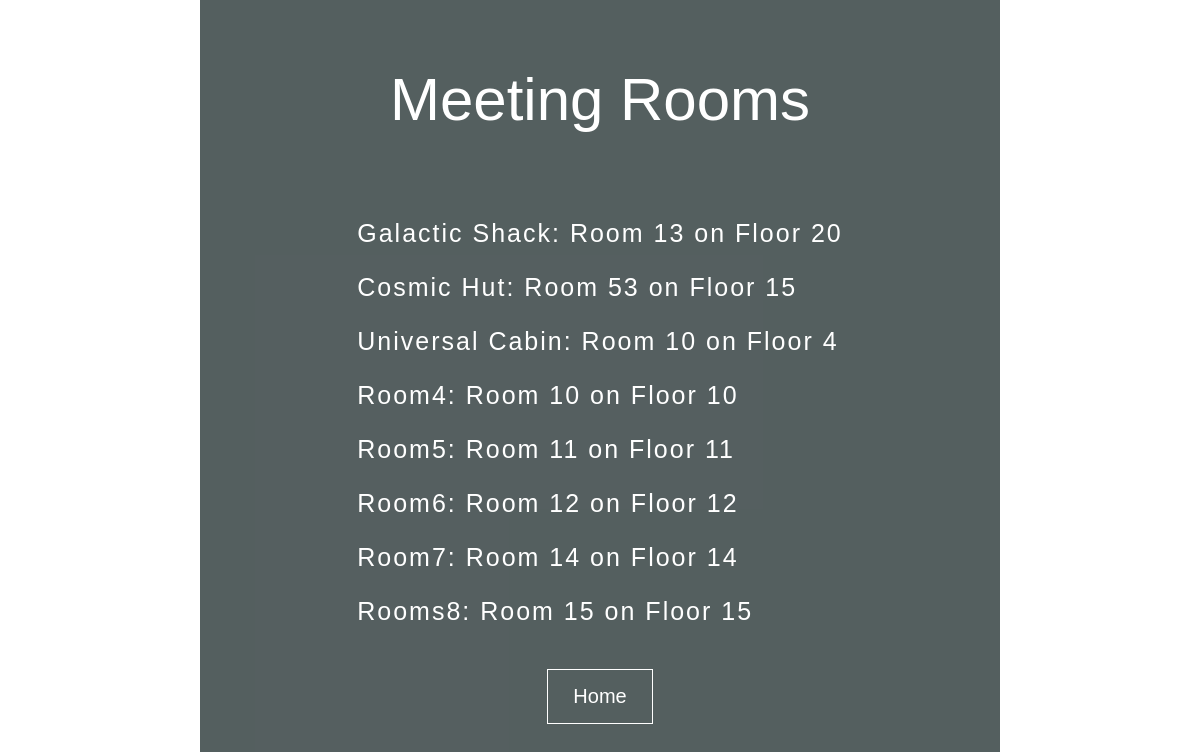
Screenshot of /meetings/rooms with the database file from the repository.
### meetings/models.py (models this page shows)
class Room(models.Model):
    name = models.CharField(max_length=95)
    floor = models.IntegerField()
    room_number = models.IntegerField()
    def __str__(self):
        return f"{self.name}: Room {self.room_number} on Floor {self.floor}"

### meetings/views.py (the view)
# urls.py: path('rooms', views.rooms_list, name='rooms_list'),
def rooms_list(request):
    return render(request, 'meetings/rooms_list.html', {"rooms": Room.objects.all()})

### meetings/templates/meetings/rooms_list.html (shortened to what this page needs)
<!DOCTYPE html>
<html lang="en">
  <head>
    <link rel="stylesheet" href="/static/meetings/rooms_list.css" />
  </head>
  <body>
    <div class="content">
      <h1>Meeting Rooms</h1>
      <div class="rooms">
        <ul>
          {% for room in rooms %}
          <li>{{ room }}</li>
          {% endfor %}
        </ul>
        <a href="{% url 'welcome' %}">Home</a>
      </div>
    </div>
  </body>
</html>

### meetings/static/meetings/rooms_list.css (style rules this page uses)
* { margin: 0; padding: 0; box-sizing: border-box; }
body { font-family: Arial, Helvetica, sans-serif; height: 100vh; background-image: url("rooms_list.jpg"); background-size: cover; background-repeat: no-repeat; background-position: center; color: white; display: flex; flex-direction: column; align-items: center; }
h1 { font-size: 60px; font-weight: 100; margin: 25px; text-align: center; }
.content { background-color: rgba(55, 67, 68, 0.85); padding: 40px; width: 800px; height: 100vh; }
.rooms { display: flex; flex-direction: column; align-items: center; }
ul { height: 450px; overflow: auto; padding: 15px; margin: 20px 0 40px 0; }
li { list-style: none; font-size: 25px; margin: 25px 0; word-wrap: 2px; letter-spacing: 2px; }
a { display: inline-block; text-decoration: none; color: white; font-size: 20px; padding: 15px 25px; border: 1px solid white; }

### rows the page displays
Room: name+room_number+floor "Galactic Shack: Room 13 on Floor 20"
Room: name+room_number+floor "Cosmic Hut: Room 53 on Floor 15"
Room: name+room_number+floor "Universal Cabin: Room 10 on Floor 4"
Room: name+room_number+floor "Room4: Room 10 on Floor 10"
Room: name+room_number+floor "Room5: Room 11 on Floor 11"
Room: name+room_number+floor "Room6: Room 12 on Floor 12"
Room: name+room_number+floor "Room7: Room 14 on Floor 14"
Room: name+room_number+floor "Rooms8: Room 15 on Floor 15"
